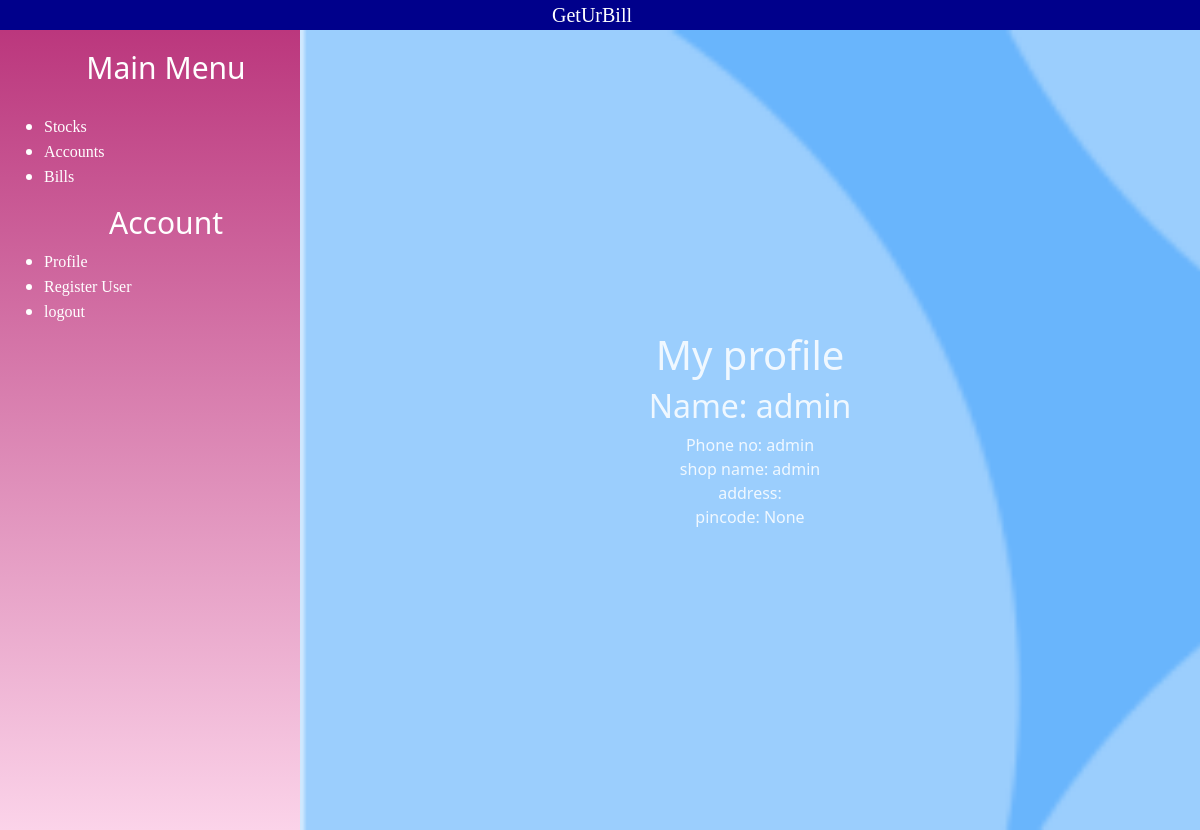
The app's page /account/ (signed in), older data.
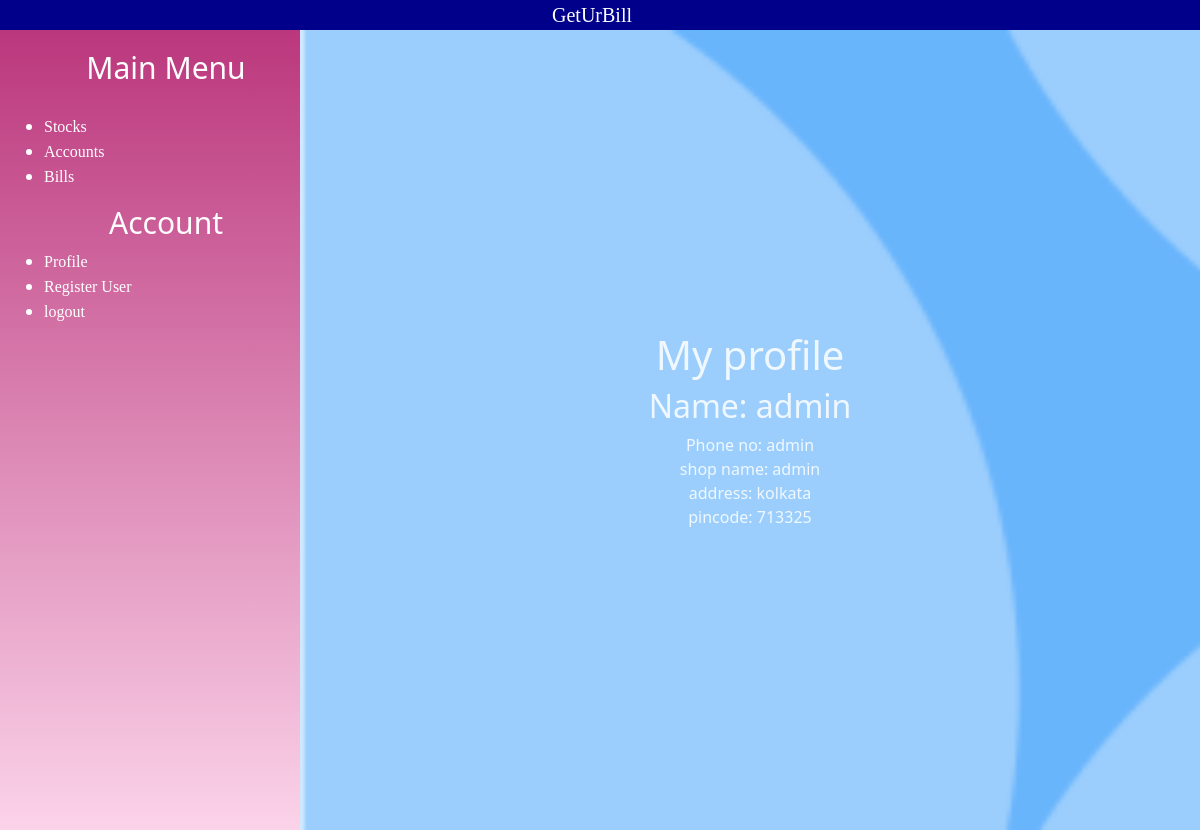
The same page, newer data.
### GetUrBill/models.py (models this page shows, shortened)
class Accounts(AbstractUser):
    username=None
    verification=models.BooleanField(default=False)
    phoneNumber=models.CharField (_('phone_number'),unique=True,max_length=10)
    shop_name=models.CharField(max_length=50)
    Address=models.TextField(default="")
    pincode=models.IntegerField(null=True)
    USERNAME_FIELD="phoneNumber"
    REQUIRED_FIELDS=["first_name","shop_name"]
    objects=CustomUserManager()

### GetUrBill/views.py (the view)
# urls.py: path('account/',views.myaccount),
def myaccount(request):
    return render (request, "myaccount.html")

### templates/myaccount.html (shortened to what this page needs)
{% extends "sidebar.html" %}
{% load static %}
{% block link %}
<link rel="stylesheet" href="{% static 'myaccount.css' %}">{% endblock link %}
        {% block body %}
       <h1 class="textt-center">My profile</h1>
        <div class="profile">
            <h2>Name: {{request.user.first_name}} {{request.user.last_name}}</h2>
            Phone no: {{request.user.phoneNumber}}<br>
            shop name: {{request.user.shop_name}}<br>
            address: {{request.user.Address}}<br>
            pincode: {{request.user.pincode}}<br>
        </div>
        {% endblock body %}

Row changes from the older to the newer data that the page shows:
changed Accounts "admin": user.Address (not shown) → "kolkata"; user.pincode "None" → "713325"
